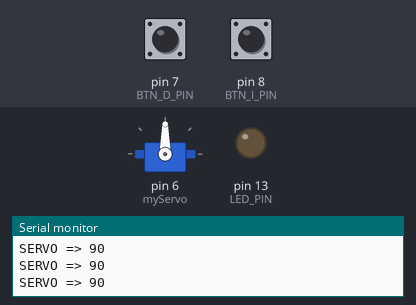
Simulated run of this sketch. Board: Arduino Uno, built with avr-gcc and run on an emulated ATmega328P. Shown: servo, output pins drawn as LEDs (lit = HIGH), the last lines printed to the serial monitor. Inputs (shaded band) come from the test bench; at power-on: pin 7 (BTN_D_PIN) HIGH, pin 8 (BTN_I_PIN) HIGH.

Above: at 1.2 s.
1.3 s: pin 7 (BTN_D_PIN) pulled LOW for 1 s
At 2.7 s:
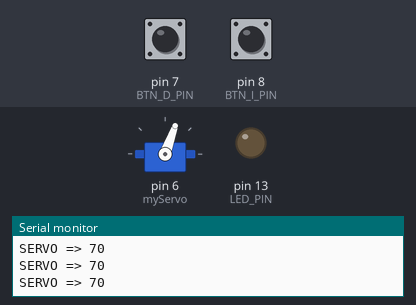
4.3 s: pin 8 (BTN_I_PIN) pulled LOW for 3.2 s
At 8.1 s:
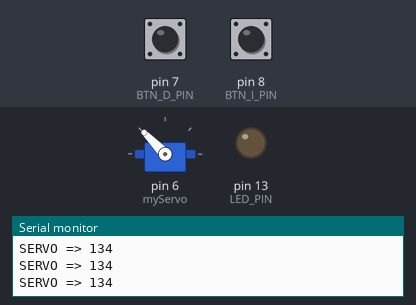
9.0 s: pin 8 (BTN_I_PIN) pulled LOW for 1 s
At 10.5 s:
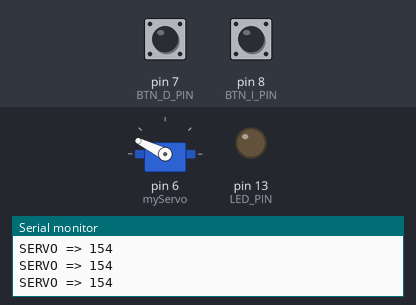
12.0 s: pin 8 (BTN_I_PIN) pulled LOW for 1 s
At 14.3 s:
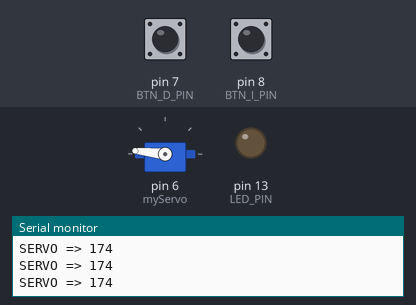
15.0 s: pin 8 (BTN_I_PIN) pulled LOW for 3.2 s
At 16.7 s:
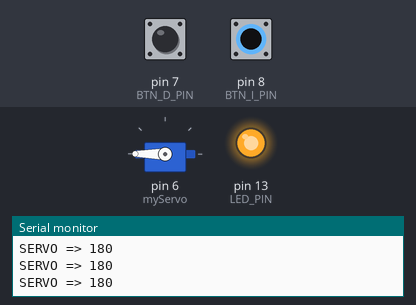
19.7 s: pin 7 (BTN_D_PIN) pulled LOW for 0.15 s
At 21.0 s:
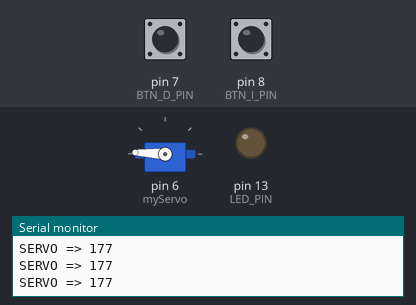
Timing chart, 0 to 22.7 s (numbered marks = the images above; inputs shaded):
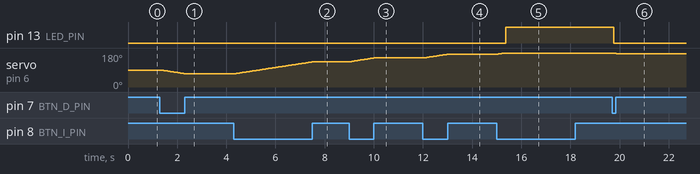

The sketch:

servo.ino
```cpp
//https://www.tinkercad.com/things/cdnRSMcuwjX-uso-de-servo?sharecode=wOgiQovK7YIFz1lCaSEt9Kx-4JVJ126Fc_cHm8fK7Fw

#include <Servo.h>

Servo myServo;
const int LED_PIN = 13;
const int BTN_I_PIN = 8; //Aumentar
const int BTN_D_PIN = 7; //Disminuir

void setup() {
  // put your setup code here, to run once:
  //Inicializar puerto serie
  Serial.begin(9600);
  //Conexiones
  myServo.attach(6);
  pinMode(LED_PIN, OUTPUT);
  pinMode(BTN_I_PIN, INPUT_PULLUP);
  pinMode(BTN_D_PIN, INPUT_PULLUP);
  //Poner el servo a 90 grados
  myServo.write(90);
}

int currentPosition = 90;

void loop() {
  // put your main code here, to run repeatedly:
  if(digitalRead(BTN_I_PIN) == LOW){
    delay(50);
    if(currentPosition < 180){
      digitalWrite(LED_PIN, LOW);
      currentPosition++;
      myServo.write(currentPosition);
    }else{
      digitalWrite(LED_PIN, HIGH);
    }
  }

   if(digitalRead(BTN_D_PIN) == LOW){
    delay(50);
    if(currentPosition > 0){
      digitalWrite(LED_PIN, LOW);
      currentPosition--;
      myServo.write(currentPosition);
    }else{
      digitalWrite(LED_PIN, HIGH);
    }
  }

  Serial.print("SERVO => ");
  Serial.println(currentPosition);
}
```

Measured:
- after the input at 1.3 s, servo on pin 6 (myServo): moves from 90° to 70° over 0.96 s, starting after 0.06 s
- after the input at 4.3 s, servo on pin 6 (myServo): moves from 70° to 134° over 3.2 s, starting after 0.06 s
- after the input at 9.0 s, servo on pin 6 (myServo): moves from 134° to 154° over 0.96 s, starting after 0.05 s
- after the input at 12.0 s, servo on pin 6 (myServo): moves from 154° to 174° over 0.96 s, starting after 0.06 s
- after the input at 15.0 s, pin 13 (LED_PIN): LOW → HIGH after 0.37 s; servo on pin 6 (myServo): 174° → 180° after 0.06 s
- after the input at 19.7 s, pin 13 (LED_PIN): HIGH → LOW after 0.06 s; servo on pin 6 (myServo): 180° → 177° after 0.06 s
